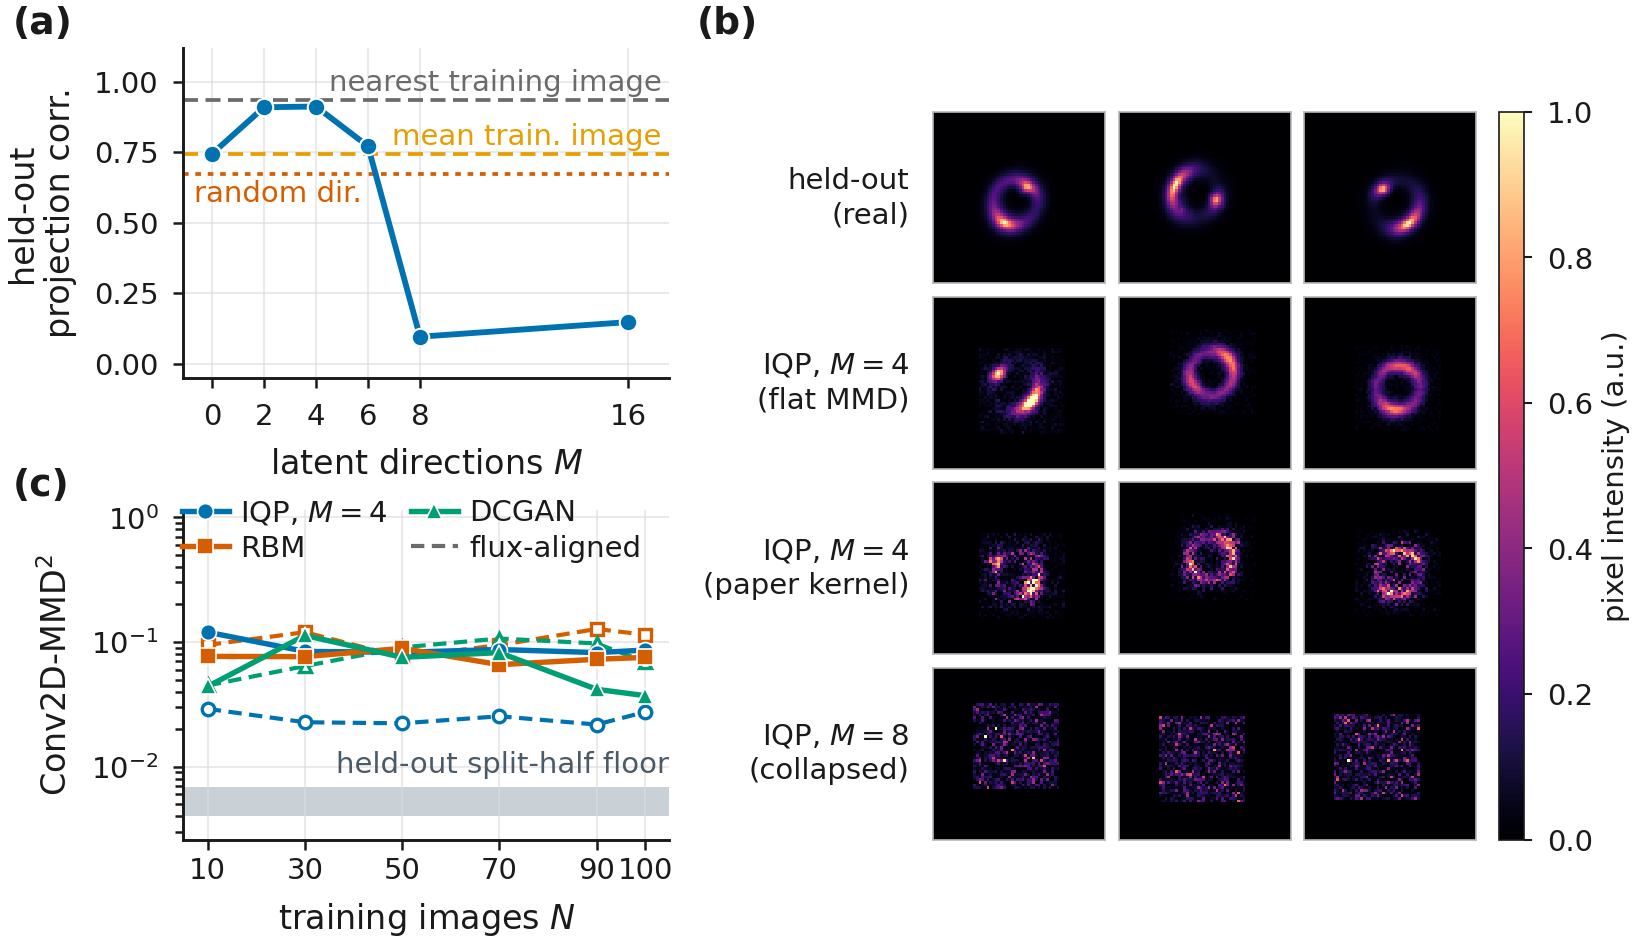

Here is the Python script that generated this plot:
#!/usr/bin/env python3
# -*- coding: utf-8 -*-
"""fig2_mechanism_scaling.pdf

(a) held-out projection correlation vs the number of learned latent directions M
    (controlled mechanism test, mech_tests/mech_test2, N = 20 training images), against
    three reference levels: random directions, the mean training image, and the nearest
    training image (the memorisation ceiling).
(b) held-out lens images and samples from the M = 2 (paper kernel) / 4 (MMD-flat) / 8
    (collapsed) affine-latent arms of round 3b
    (N = 100), one linear magma scale, vmin = 0, vmax = 1.
(c) sample quality vs training-set size: Conv2D-MMD^2 (solid) and its flux-aligned
    variant (dashed) for the IQP arm and the two paper baselines, against the held-out
    split-half floor.

Axes are placed in inches so that no label can run into a neighbouring panel.
Python 3.9 compatible.  Reads only committed artefacts.
"""
from __future__ import annotations

import json
import os
import sys

import numpy as np

import matplotlib
matplotlib.use("Agg")
import matplotlib.pyplot as plt                        # noqa: E402
from matplotlib.lines import Line2D                    # noqa: E402

import fig_style as S

EXP = "<HOME>/gsoc2026-deeplense-qml/experiments/13_iqp_turbulence_replication"
MECH = os.path.join(EXP, "mech_tests", "mech_test2")

FIG_W, FIG_H = 5.46, 3.30

# ---- panel (a): (M, held-out projection corr) with the file each value comes from.
#      M = 8 / 16 take the best over the learning-rate sweep -- the value most favourable
#      to the model -- so the collapse claim is the conservative one.
M_SWEEP = [
    (0,  "results.json", ("configs", "KL_M0", "holdout", "corr_mean")),
    (2,  "diag3.json",   ("KL_M2", "holdout", "corr_mean")),
    (4,  "results.json", ("configs", "KL_M4", "holdout", "corr_mean")),
    (6,  "diag3.json",   ("KL_M6", "holdout", "corr_mean")),
    (8,  "diag.json",    ("exp2_redo", "M8", "best", "corr_mean")),
    (16, "diag.json",    ("exp2_redo", "M16", "best", "corr_mean")),
]

ARMS_B = [
    ("held-out\n(real)",              None),
    ("IQP, $M{=}4$\n(flat MMD)",      "iqp_m4_mmdflat_resample_n100"),
    ("IQP, $M{=}4$\n(paper kernel)",  "iqp_m4_auto3_resample_n100"),
    ("IQP, $M{=}8$\n(collapsed)",     "iqp_m8_kl_zpen_resample_n100"),
]
NCOL = 3

SCALING_ARMS = [
    ("IQP-affine-M4-MMDflat-resample", "IQP, $M{=}4$", S.OKABE_ITO["blue"],      "o"),
    ("RBM-10bit",                      "RBM",          S.OKABE_ITO["vermilion"], "s"),
    ("DCGAN-32",                       "DCGAN",        S.OKABE_ITO["green"],     "^"),
]


def dig(d, path):
    for k in path:
        d = d[k]
    return float(d)


def rect(x, y, w, h):
    """inches -> figure fraction"""
    return [x / FIG_W, y / FIG_H, w / FIG_W, h / FIG_H]


def load_mech():
    cache = {}
    for _m, fn, _p in M_SWEEP:
        if fn not in cache:
            with open(os.path.join(MECH, fn)) as f:
                cache[fn] = json.load(f)
    ys = [dig(cache[fn], p) for _m, fn, p in M_SWEEP]
    res = cache["results.json"]
    with open(os.path.join(MECH, "diag2.json")) as f:
        diag2 = json.load(f)
    refs = {
        "nearest":  dig(res, ("controls", "holdout_vs_nearest_train_corr", "mean")),
        "mean_img": dig(res, ("controls", "holdout_vs_mean_image_corr", "mean")),
        "random":   0.5 * (dig(diag2, ("holdout_random_vs_trained",
                                       "random Phi(seed 99) + trained theta0", "corr_mean"))
                           + dig(diag2, ("holdout_random_vs_trained",
                                         "random Phi(seed 123) + trained theta0", "corr_mean"))),
    }
    return [m for m, _f, _p in M_SWEEP], ys, refs


def load_scaling():
    rows = [json.loads(l) for l in open(os.path.join(EXP, "results_scaling.jsonl"))]
    out = {}
    for arm, _lab, _c, _mk in SCALING_ARMS:
        r = sorted([x for x in rows if x["arm"] == arm], key=lambda x: x["n_train"])
        out[arm] = (np.array([x["n_train"] for x in r], float),
                    np.array([x["conv_mmd2"] for x in r], float),
                    np.array([x["conv_mmd2_aligned"] for x in r], float))
    fl = [x for x in rows if x["arm"] == "HOLDOUT split-half"][0]
    return out, float(fl["conv_mmd2"]), float(fl["conv_mmd2_aligned"])


def load_images():
    sys.path.insert(0, EXP)
    import data_lens_r3                                 # noqa: E402
    d = data_lens_r3.load_r3(100, n_holdout=200)
    rows = []
    for label, tag in ARMS_B:
        if tag is None:
            imgs = [d.holdout_images[i] for i in range(NCOL)]
        else:
            p = os.path.join(EXP, "outputs_lens_r3b", tag)
            imgs = [np.load(os.path.join(p, "generated_%03d.npy" % i)) for i in range(NCOL)]
        rows.append((label, np.asarray(imgs, dtype=np.float64)))
    return rows


def panel_a(ax, ms, ys, refs):
    grey = S.INK_MUTED
    ax.axhline(refs["nearest"], color=grey, lw=0.9, ls=(0, (4, 2)), zorder=1)
    ax.text(17.3, refs["nearest"] + 0.012, "nearest training image", fontsize=7.0,
            color=grey, ha="right", va="bottom", zorder=4)
    ax.axhline(refs["mean_img"], color=S.OKABE_ITO["orange"], lw=0.9, ls=(0, (4, 2)),
               zorder=1)
    ax.text(17.3, refs["mean_img"] + 0.012, "mean train. image", fontsize=7.0,
            color=S.OKABE_ITO["orange"], ha="right", va="bottom", zorder=4)
    ax.axhline(refs["random"], color=S.OKABE_ITO["vermilion"], lw=0.9, ls=(0, (1.5, 1.8)),
               zorder=1)
    ax.text(-0.7, refs["random"] - 0.020, "random dir.", fontsize=7.0,
            color=S.OKABE_ITO["vermilion"], ha="left", va="top", zorder=4)

    ax.plot(ms, ys, "-o", color=S.OKABE_ITO["blue"], lw=1.4, ms=4.2, zorder=5,
            mec="white", mew=0.5)
    ax.set_xlabel("latent directions $M$")
    ax.set_ylabel("held-out\nprojection corr.", linespacing=1.2)
    ax.set_xticks([0, 2, 4, 6, 8, 16])
    ax.set_xlim(-1.1, 17.6)
    ax.set_ylim(-0.05, 1.12)
    ax.set_yticks([0, 0.25, 0.5, 0.75, 1.0])
    S.tidy(ax)


def panel_c(ax, data, floor, floor_al):
    n_vals = sorted({int(v) for n, _a, _b in data.values() for v in n})
    lo, hi = min(floor, floor_al), max(floor, floor_al)
    ax.axhspan(lo, hi, color="#c3ccd3", alpha=0.9, zorder=0, lw=0)
    ax.text(105, hi * 1.15, "held-out split-half floor", fontsize=7.0, color="#4a5a66",
            ha="right", va="bottom", zorder=4)
    for arm, lab, col, mk in SCALING_ARMS:
        n, m2, m2a = data[arm]
        ax.plot(n, m2, "-", marker=mk, color=col, lw=1.3, ms=3.8, mec="white", mew=0.4,
                zorder=4, label=lab)
        ax.plot(n, m2a, ls=(0, (3.2, 1.8)), marker=mk, color=col, lw=1.0, ms=3.0,
                mfc="white", mew=0.8, zorder=3)
    ax.set_yscale("log")
    ax.set_xlabel("training images $N$")
    ax.set_ylabel("Conv2D-MMD$^2$")
    ax.set_xlim(5, 105)
    ax.set_ylim(2.6e-3, 1.15)
    ax.set_xticks(n_vals)
    ax.tick_params(axis="x", pad=1.5)
    S.tidy(ax)
    h, _l = ax.get_legend_handles_labels()
    h = h + [Line2D([], [], color=S.INK_MUTED, lw=1.0, ls=(0, (3.2, 1.8)),
                    label="flux-aligned")]
    ax.legend(handles=h, loc="upper left", bbox_to_anchor=(-0.015, 1.05), ncol=2,
              fontsize=7.0, handletextpad=0.4, columnspacing=0.8, labelspacing=0.25,
              borderpad=0.2, borderaxespad=0.0)


def panel_b(fig, rows, x0, y0, cell, gap, lab_x):
    im = None
    nrow = len(rows)
    for i, (label, imgs) in enumerate(rows):
        y = y0 + (nrow - 1 - i) * (cell + gap)
        for j in range(NCOL):
            ax = fig.add_axes(rect(x0 + j * (cell + gap), y, cell, cell))
            im = ax.imshow(imgs[j], cmap=S.IMG_CMAP, vmin=S.IMG_VMIN, vmax=S.IMG_VMAX,
                           interpolation="nearest", origin="lower")
            ax.set_xticks([]); ax.set_yticks([])
            for sp in ax.spines.values():
                sp.set_linewidth(0.4); sp.set_color("#b8b8b8")
        fig.text(lab_x / FIG_W, (y + cell / 2.0) / FIG_H, label, fontsize=7.0,
                 ha="right", va="center", linespacing=1.3)
    x_cb = x0 + NCOL * (cell + gap) + 0.03
    h_all = nrow * cell + (nrow - 1) * gap
    cax = fig.add_axes(rect(x_cb, y0, 0.085, h_all))
    cb = fig.colorbar(im, cax=cax)
    cb.set_label("pixel intensity (a.u.)", fontsize=7.0, labelpad=2)
    cb.ax.tick_params(labelsize=7.0, width=0.5, length=2)
    cb.outline.set_linewidth(0.4)


def make(outdir):
    S.apply_style()
    ms, ys, refs = load_mech()
    scal, floor, floor_al = load_scaling()
    rows = load_images()

    fig = plt.figure(figsize=(FIG_W, FIG_H))

    ax_a = fig.add_axes(rect(0.63, 1.98, 1.62, 1.10))
    panel_a(ax_a, ms, ys, refs)

    ax_c = fig.add_axes(rect(0.63, 0.44, 1.62, 1.10))
    panel_c(ax_c, scal, floor, floor_al)

    cell, gap, x0, y0 = 0.573, 0.045, 3.13, 0.44
    panel_b(fig, rows, x0, y0, cell, gap, lab_x=3.05)
    for txt, xi, yi in (("(a)", 0.06, 3.10), ("(c)", 0.06, 1.56), ("(b)", 2.34, 3.10)):
        fig.text(xi / FIG_W, yi / FIG_H, txt, fontsize=9, fontweight="bold",
                 ha="left", va="bottom")

    return S.save(fig, outdir, "fig2_mechanism_scaling")


if __name__ == "__main__":
    make(os.path.dirname(os.path.abspath(__file__)))
